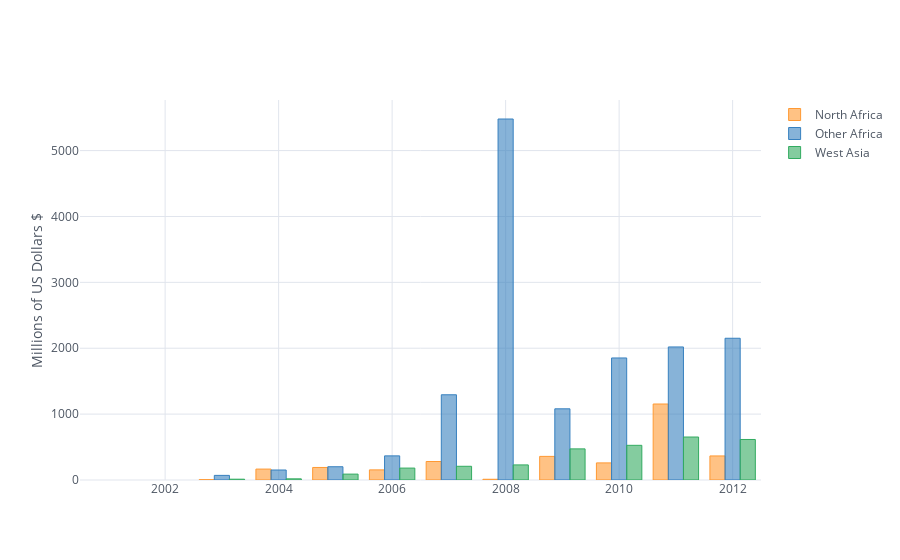

Notebook code for this chart:
### Markdown cell above
Let's see the growing influence in Afria and the Middle East:

### Code cell
df = pd.read_csv('fdi_outflows.csv', encoding="ISO-8859-1")
regions = df[(df.Economy.isin(['West Asia', 'North Africa', 'Other Africa']))].set_index('Economy').T
regions.iplot(kind='bar',mode='group',theme='white', yTitle='Millions of US Dollars $')

### Figure 1 — Plotly figure (JSON) as saved in the notebook; plotly's stock layout.template omitted (floating-point values rounded to 4 significant figures)
{"data": [{"marker": {"color": "rgba(255, 153, 51, 0.6)", "line": {"color": "rgba(255, 153, 51, 1.0)", "width": 1}}, "name": "North Africa", "orientation": "v", "text": "", "type": "bar", "uid": "32db6b83-0494-4055-8d07-c5a8c1230eb3", "x": ["2001", "2002", "2003", "2004", "2005", "2006", "2007", "2008", "2009", "2010", "2011", "2012"], "y": ["..", "..", 4.86, 165.7, 190.4, 153.6, 280.9, 11.1, 358.5, 259.6, 1153.0, 365.1]}, {"marker": {"color": "rgba(55, 128, 191, 0.6)", "line": {"color": "rgba(55, 128, 191, 1.0)", "width": 1}}, "name": "Other Africa", "orientation": "v", "text": "", "type": "bar", "uid": "ddd69edb-6860-48b1-9fc4-466ef72a6735", "x": ["2001", "2002", "2003", "2004", "2005", "2006", "2007", "2008", "2009", "2010", "2011", "2012"], "y": ["..", "..", 69.95, 151.7, 201.3, 366.3, 1293.0, 5479.0, 1080.0, 1852.0, 2020.0, 2152.0]}, {"marker": {"color": "rgba(50, 171, 96, 0.6)", "line": {"color": "rgba(50, 171, 96, 1.0)", "width": 1}}, "name": "West Asia", "orientation": "v", "text": "", "type": "bar", "uid": "e9248196-b7d1-41fc-82d2-7fae4663ec5f", "x": ["2001", "2002", "2003", "2004", "2005", "2006", "2007", "2008", "2009", "2010", "2011", "2012"], "y": ["..", "..", 12.22, 17.82, 89.4, 180.7, 208.0, 228.8, 472.3, 526.4, 652.2, 615.0]}], "layout": {"autosize": true, "legend": {"bgcolor": "#FFFFFF", "font": {"color": "#4D5663"}}, "paper_bgcolor": "#FFFFFF", "plot_bgcolor": "#FFFFFF", "title": {"font": {"color": "#4D5663"}}, "xaxis": {"autorange": true, "gridcolor": "#E1E5ED", "range": [2000.0, 2012.0], "showgrid": true, "tickfont": {"color": "#4D5663"}, "title": {"font": {"color": "#4D5663"}, "text": ""}, "type": "linear", "zerolinecolor": "#E1E5ED"}, "yaxis": {"autorange": true, "gridcolor": "#E1E5ED", "range": [0, 5768.0], "showgrid": true, "tickfont": {"color": "#4D5663"}, "title": {"font": {"color": "#4D5663"}, "text": "Millions of US Dollars $"}, "type": "linear", "zerolinecolor": "#E1E5ED"}}}
